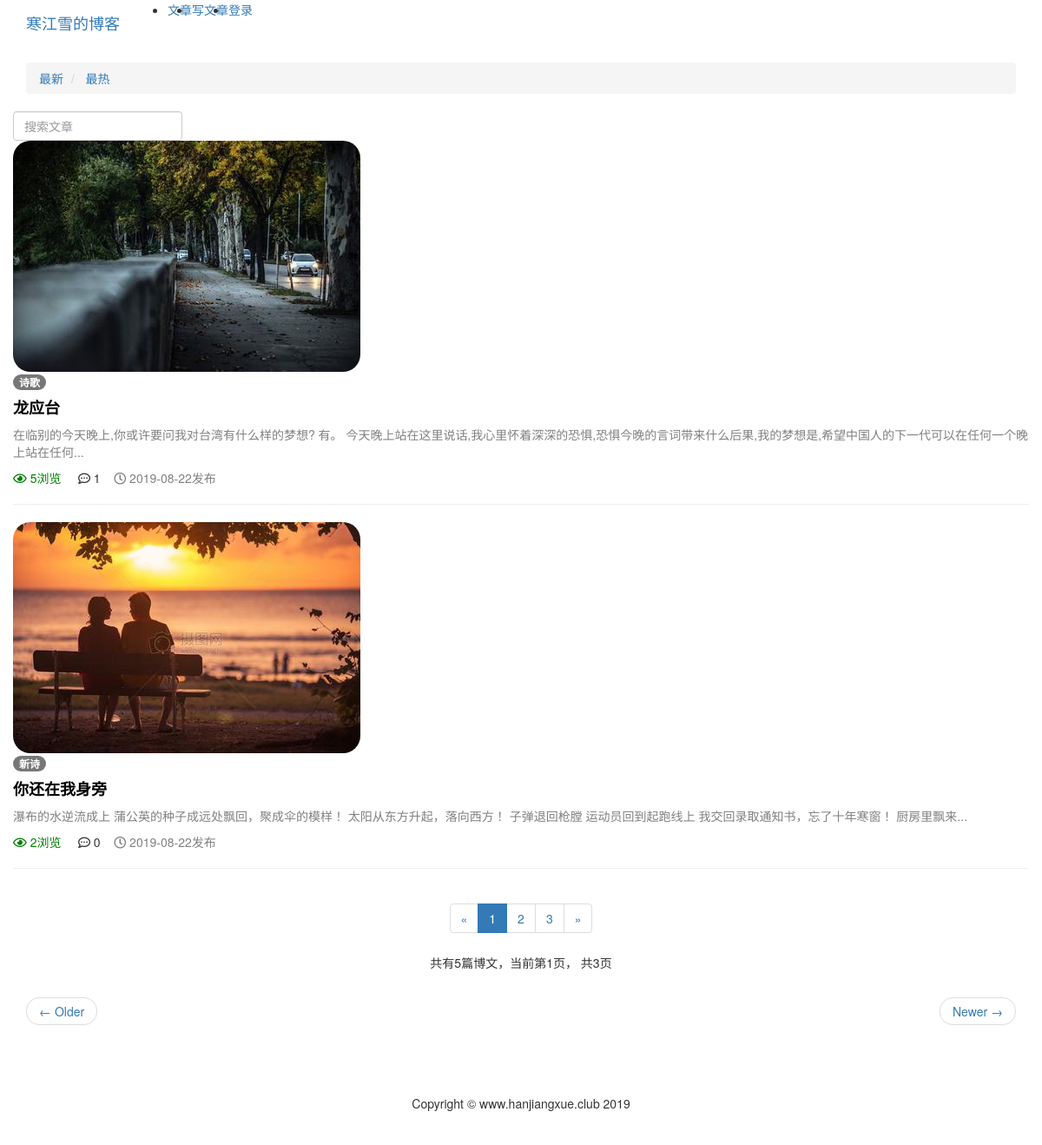
The app's page /article/article-list?order=total_views&search=&column=None&tag=None with its own data.
### article/models.py (models this page shows, shortened)
class ArticlePost(models.Model):
    author = models.ForeignKey(User, on_delete=models.CASCADE, verbose_name='文章')
    column = models.ForeignKey(ArticleColumn, null=True, blank=True, on_delete=models.CASCADE, related_name='article',
                               verbose_name='栏目')
    tags = TaggableManager(blank=True)
    avatar = models.ImageField(upload_to='article/%Y%m%d',blank=True)
    title = models.CharField(max_length=100, verbose_name='标题')
    body = models.TextField(verbose_name='正文')
    total_views = models.PositiveIntegerField(default=0,verbose_name='浏览量')
    created_time = models.DateTimeField(default=timezone.now, verbose_name='创建时间')
    update_time = models.DateTimeField(auto_now=True, verbose_name='更新时间')
    class Meta:
        ordering = ('-created_time',)  # 注意这里是元组（Tuple）
        verbose_name = "文章"
        verbose_name_plural = '文章'

### article/views.py (the view)
# urls.py: path('article-list', views.article_list, name='article_list'),
def article_list(request):
    search = request.GET.get('search')
    order = request.GET.get('order')
    column = request.GET.get('column')
    tag = request.GET.get('tag')
    article_list = ArticlePost.objects.all()
    if search:
        article_list = article_list.filter(
            Q(title__icontains=search)|
            Q(body__icontains=search)
        )
    else:
        search=''
    if column is not None and column.isdigit():
        article_list = article_list.filter(column=column)
    if tag and tag != 'None':
        article_list = article_list.filter(tags__name__in=[tag])
    if order == 'total_views':
        article_list = article_list.order_by('-total_views')
    paginator = Paginator(article_list, settings.BLOGS_NUM_PER_PAGE)
    page_number = request.GET.get('page')
    articles = paginator.get_page(page_number)
    current_page_num = articles.number
    page_range = list(range(max(current_page_num - 1, 1), current_page_num)) + \
                 list(range(current_page_num, min(current_page_num + 1, paginator.num_pages) + 1))
    if page_range[0] -1 >= 1:
        page_range.insert(0, '...')
    if page_range[-1] != paginator.num_pages:
        page_range.append(paginator.num_pages)
    if page_range[0] != 1:
        page_range.insert(0, 1)
    if page_range[-1] != paginator.num_pages:
        page_range.append(paginator.num_pages)
    context = {'articles': articles,
               'order': order,
               'search': search,
               'column': column,
               'tag': tag,
               'page_range': page_range
               }
    return render(request, 'article/list.html', context)

### templates/article/list.html (shortened to what this page needs)
{% extends 'base.html' %}
{% load staticfiles %}
{% block content %}
<div class="container">
    <nav aria-label="breadcrumb">
        <ol class="breadcrumb">
            <li class="breadcrumb-item">
                <a href="{% url 'article:article_list' %}?search={{ search }}&column={{ column }}&tag={{ tag }}">最新</a>
            </li>
            <li class="breadcrumb-item">
                <a href="{% url 'article:article_list' %}?order=total_views&search={{ search }}&column={{ column }}&tag={{ tag }}">最热</a>
            </li>
        </ol>
    </nav>
    <div class="row">
        <div class="col-auto mr-auto">
            <form class="form-inline">
                <input type="text" class="form-control mb-2 mr-sm-2" name="search" placeholder="搜索文章" required>
            </form>
        </div>
    </div>
      <div class="row mt-2">
          {% for article in articles %}
              {% if article.avatar %}
                  <div class="col-3">
                    <img src="{{ article.avatar.url }}" alt="avatar" style="max-width: 100%; border-radius: 20px">
                  </div>
              {% endif %}
           <div class="col">
                <span>
                    {% for tag in article.tags.all %}
                        <a href="{% url 'article:article_list' %}?tag={{ tag }}&column={{ column }}" class="badge badge-secondary">{{ tag }}</a>
                    {% endfor %}
                </span>
               <h4 >
                   <b>
                       <a href="{% url 'article:article_detail' article.pk %}" style="color: black">{{ article.title }}</a>
                   </b>
               </h4>
               <div >
                   <p style="color: gray">{{ article.body|slice:'100' }}...</p>
               </div>
                <P>
                    <span style="color: green">
                        <i class="far fa-eye"></i>
                        {{ article.total_views }}浏览&nbsp;&nbsp;&nbsp;&nbsp;
                    </span>
                    <span>
                        <i class="far fa-comment-dots"></i>
                        {{ article.comments.count }}&nbsp;&nbsp;&nbsp;
                    </span>
                    <span style="color: grey">
                        <i class="far fa-clock"></i>
                        {{ article.created_time|date:'Y-m-d' }}发布&nbsp;&nbsp;&nbsp;
                    </span>
                </P>
           </div>
            <hr style="width: 100%;">
          {% endfor %}
      </div>
    </div>
    <div class="Page navigation container text-center">
        <ul class="pagination ">
            <li>
                {% if articles.has_previous %}
                    <a href="?page={{ articles.previous_page_number }}" aria-label="Previous">
                        <span aria-hidden="true">&laquo;</span>
                    </a>
                {% else %}
                    <span aria-hidden="false">&laquo;</span>
                {% endif %}
            </li>
            {% for page_num in page_range %}
                {% if page_num == articles.number %}
                    <li class="active">
                        <span>{{ page_num }}</span>
                    </li>
                {% else %}
                    {% if page_num == '...' %}
                        <li>
                            <span>{{ page_num }}</span>
                        </li>
                    {% else %}
                        <li>
                            <a href="?page={{ page_num }}">{{ page_num }}</a>
                        </li>
                    {% endif %}
                {% endif %}
            {% endfor %}
            <li>
                {% if articles.has_next %}
                    <a href="?page={{ articles.next_page_number }}" aria-label="Next">
                        <span aria-hidden="true">&raquo;</span>
                    </a>
                {% else %}
                    <span aria-hidden="true">&raquo;</span>
                {% endif %}
            </li>
        </ul>
        <p class="text-center">共有{{ articles.paginator.count }}篇博文，当前第{{ articles.number }}页，
            共{{ articles.paginator.num_pages }}页
        </p>
    </div>
        <nav aria-label="..." class="container">
            <ul class="pager">
                <li class="previous"><a href="#"><span aria-hidden="true">&larr;</span> Older</a></li>
                <li class="next"><a href="#">Newer <span aria-hidden="true">&rarr;</span></a></li>
            </ul>
        </nav>
</div>
{% endblock content %}

### templates/base.html (style rules this page uses)
html, body { height: 100%; margin: 0; }

### records on screen
ArticlePost: avatar (picture), title "龙应台", body "在临别的今天晚上,你或许要问我对台湾有什么样的梦想? 有。 今天晚上站在这里说话,我心里怀着深深的恐惧,恐惧今晚的言词带来什么后果,我的梦想是,希望中国人的下一代可以在任何一个晚上站在任何", total_views "5", comments.count "1", created_time "2019-08-22"
Tag: name "诗歌"
ArticlePost: avatar (picture), title "你还在我身旁", body "瀑布的水逆流成上 蒲公英的种子成远处飘回，聚成伞的模样！ 太阳从东方升起，落向西方！ 子弹退回枪膛 运动员回到起跑线上 我交回录取通知书，忘了十年寒窗！ 厨房里飘来", total_views "2", comments.count "0", created_time "2019-08-22"
Tag: name "新诗"

### other values on screen
{{ page_num }} "1"
{{ page_num }} "2" "3"
{{ articles.paginator.count }} "5"
{{ articles.number }} "1"
{{ articles.paginator.num_pages }} "3"
